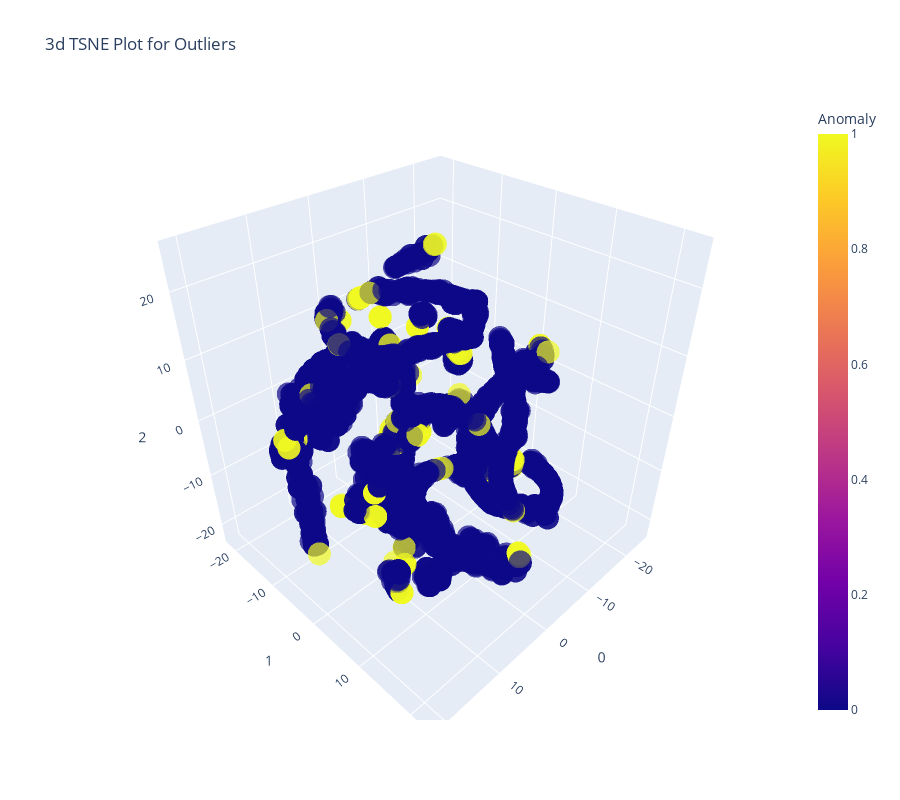

The cell this chart's notebook holds for it:
### Code cell
plot_model(lof)

### Figure 1 — Plotly figure (JSON) as saved in the notebook; plotly's stock layout.template omitted (floating-point values rounded to 4 significant figures; data arrays with more than 128 entries replaced by an {"elided": "..."} marker saying what was removed)
{"data": [{"customdata": {"elided": "3371x1 str values"}, "hovertemplate": "0=%{x}<br>1=%{y}<br>2=%{z}<br>Feature=%{customdata[0]}<br>Anomaly=%{marker.color}<extra></extra>", "legendgroup": "", "marker": {"color": {"elided": "3371 int values"}, "coloraxis": "coloraxis", "opacity": 0.7, "symbol": "circle"}, "mode": "markers", "name": "", "scene": "scene", "showlegend": false, "type": "scatter3d", "x": {"elided": "3371 float values"}, "y": {"elided": "3371 float values"}, "z": {"elided": "3371 float values"}}], "layout": {"coloraxis": {"colorbar": {"title": {"text": "Anomaly"}}, "colorscale": [[0, "#0d0887"], [0.1111, "#46039f"], [0.2222, "#7201a8"], [0.3333, "#9c179e"], [0.4444, "#bd3786"], [0.5556, "#d8576b"], [0.6667, "#ed7953"], [0.7778, "#fb9f3a"], [0.8889, "#fdca26"], [1, "#f0f921"]]}, "height": 800, "legend": {"tracegroupgap": 0}, "scene": {"domain": {"x": [0, 1], "y": [0, 1]}, "xaxis": {"title": {"text": "0"}}, "yaxis": {"title": {"text": "1"}}, "zaxis": {"title": {"text": "2"}}}, "title": {"text": "3d TSNE Plot for Outliers"}, "width": 900}}
